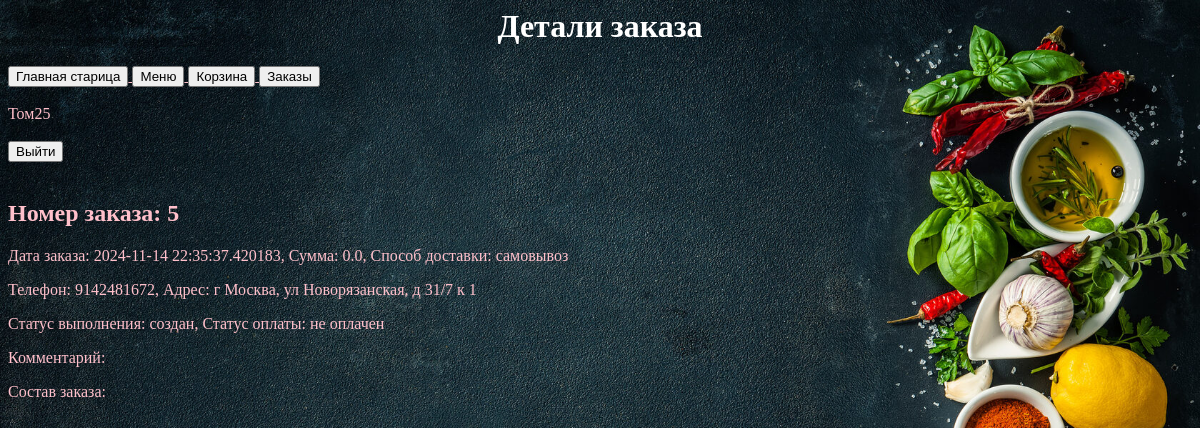
/orders/order/5/ (signed in), run on the app's committed database.
### app/models.py (models this page shows, shortened)
class User(db.Model):
    __tablename__ = 'users'
    id = db.Column(db.Integer, unique=True, primary_key=True)
    name = db.Column(db.String)
    username = db.Column(db.String, unique=True)
    email = db.Column(db.String, unique=True)
    password = db.Column(db.String)
    created_on = db.Column(db.DateTime(), default=datetime.utcnow)
    updated_on = db.Column(db.DateTime(), default=datetime.utcnow, onupdate=datetime.utcnow)
    active = db.Column(db.Boolean())

class Order(db.Model):
    __tablename__ = 'orders'
    id = db.Column(db.Integer, primary_key=True, index=True)
    user_id = db.Column(db.Integer)
    summa = db.Column(db.Numeric(10, 2), nullable=False)
    delivery = db.Column(db.String, default='self')
    phone = db.Column(db.String)
    address = db.Column(db.String)
    pay_stat = db.Column(db.String, default='not')
    status = db.Column(db.Integer, default=1)
    comment = db.Column(db.Text)
    time_create = db.Column(db.DateTime, default=datetime.now())
    time_update = db.Column(db.DateTime, default=datetime.now())

### app/views.py (the view, shortened to what this page needs)
@app.route('/orders/order/<order_id>/')
def order(order_id):
    global current_user
    order = Order.query.filter_by(id=order_id).first()
    if current_user.id == order.user_id:
        summa = order.summa
        delivery = order.delivery
        deli_info = ''
        if delivery == 'avto':
            deli_info = 'с доставкой (200 руб.)'
        else:
            deli_info = 'самовывоз'
        pay_stat = order.pay_stat
        pay_info = ''
        if pay_stat == 'paid':
            pay_info = 'заказ оплачен'
        elif pay_stat == 'part':
            pay_info = 'внесен аванс'
        else:
            pay_info = 'не оплачен'
        status = order.status
        stat_info = ''
        if status == 1:
            stat_info = 'создан'
        elif status == 2:
            stat_info = 'принят'
        elif status == 3:
            stat_info = 'отказан'
        elif status == 4:
            stat_info = 'в работе'
        elif status == 5:
            stat_info = 'готов'
        elif status == 6:
            stat_info = 'у курьера'
        else:
            stat_info = 'исполнен'
        detail = OrderIn.query.filter_by(order_id=order_id)
        list_detail = []
        title = 'Детали заказа'
        return render_template('order.html', current_user=current_user, title=title, order_id=order_id
                               , summa=summa, deli_info=deli_info, phone=order.phone, address=order.address
                               , pay_info=pay_info,stat_info=stat_info, comment=order.comment
                               , time_create=order.time_create, list_detail=list_detail)
    else:
        return 'Для просмотра заказа нужно авторизоваться!'

### app/views.py (called while the page is built)
@login_manager.user_loader
def load_user(user_id):
    return User.query.filter_by(id=user_id).first()    # Fetch the user from the database

### app/templates/order.html (shortened to what this page needs)
{% extends "base.html" %}
{% block pagename %}
<h1>{{ title }}</h1>
{% endblock %}
{% block content %}
<h2>Номер заказа: {{ order_id }}</h2>
<p>Дата заказа: {{ time_create }}, Сумма: {{ summa | float }}, Способ доставки: {{ deli_info }}</p>
<p>Телефон: {{ phone }}, Адрес: {{ address }}</p>
<p>Статус выполнения: {{ stat_info }}, Статус оплаты: {{ pay_info }}</p>
<p>Комментарий: {{ comment }}</p>
<p>Состав заказа:</p>
{% endblock %}

### app/templates/base.html (shortened to what this page needs)
<html lang="en">
<head>
    <link rel="stylesheet" href='{{ url_for("static", filename="css/style12.css") }}'>
</head>
<body>
<header>
    {% block pagename %}{% endblock %}
</header>
<nav>
    {% block menu %}
    <a href='/base/'>
        <button type="button">Главная старица</button>
    </a>
    <a href='/menu/'>
        <button type="button">Меню</button>
    </a>
    <a href='/basket/'>
        <button type="button">Корзина</button>
    </a>
    {% if current_user.id > 1 %}
    <a href='/orders/'>
        <button type="button">Заказы</button>
    </a>
    {% endif %}
    <br><br>
    {{ current_user.name }}
    <br><br>
    {% if current_user.id == 1 %}
    <a href='/login/'>
        <button type="button">Войти</button>
    </a>
    <a href='/register/'>
        <button type="button">Зарегистрироваться</button>
    </a>
    {% else %}
    <a href='/logout/'>
        <button type="button">Выйти</button>
    </a>
    {% endif %}
    {% endblock %}
</nav>
<main><br>
    {% block content %}{% endblock %}
</main>
</body>
</html>

### app/static/css/style12.css (style rules this page uses)
h1 { text-align: center; color: #FFFFFF; }
p { text-align: left; color: #FFC0CB; }
a { text-align: left; color: #FFC0CB; }
html { background-image: url(fon1.jpg); background-repeat: no-repeat; background-position: center center; background-attachment: fixed; -webkit-background-size: cover; -moz-background-size: cover; -o-background-size: cover; background-size: cover; }
body { text-align: left; color: #FFC0CB; }

### data on the page
User: name "Том25"
Order: time_create "2024-11-14 22:35:37.420183", summa "0.0", phone "9142481672", address "г Москва, ул Новорязанская, д 31/7 к 1"

### other printed values
{{ title }} "Детали заказа"
{{ order_id }} "5"
{{ deli_info }} "самовывоз"
{{ stat_info }} "создан"
{{ pay_info }} "не оплачен"
